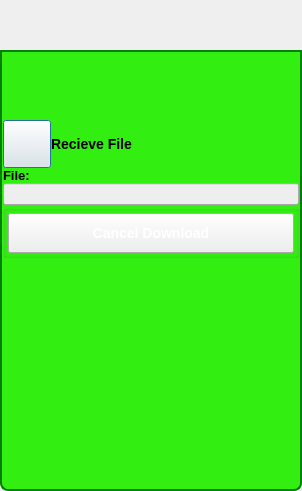
<?xml version="1.0" encoding="UTF-8"?>
<ui version="4.0">
 <class>CancelDownloadDialog</class>
 <widget class="QDialog" name="CancelDownloadDialog">
  <property name="geometry">
   <rect>
    <x>0</x>
    <y>0</y>
    <width>302</width>
    <height>491</height>
   </rect>
  </property>
  <property name="windowTitle">
   <string>Cancel Download</string>
  </property>
  <property name="styleSheet">
   <string notr="true">QDialog#ReplyFileOfferDialog
{   
color: transparent;
background-color: transparent;
border: 1px solid transparent;
border-radius: 8px; 
}

#StyledDlgTitleBox
{   
color: black;
background-color: rgb(50,238,17);
border: 2px solid green;
border-top-left-radius: 8px; 
border-top-right-radius: 8px;
}

#StyledDlgTitleLabel
{   
color: black;
}

#StyledDlgItemsBox
{   
background-color: rgb(50,238,17);
border: 2px solid green;
border-top-color: green; 
border-bottom-left-radius: 8px; 
border-bottom-right-radius: 8px;
}
QPushButton#CancelButton
{
color: white;
font: bold 14px;
border-width: 10;
border-image: url(:/MyP2PWeb/Resources/button_green_normal.png) 10;
padding: -10;
}
QPushButton#CancelButton:pressed
{
border-width: 10;
border-image: url(:/MyP2PWeb/Resources/button_green_pressed.png) 10;
padding: -10;
}

QLabel#PermissionLabel
{
font: bold 14px;
}
QLineEdit#FileNameEdit
{
background-color: rgb(238,238,238);
}
QPlainTextEdit#OfferMsgEdit
{
background-color: rgb(238,238,238);
}</string>
  </property>
  <layout class="QVBoxLayout" name="verticalLayout">
   <property name="spacing">
    <number>0</number>
   </property>
   <property name="leftMargin">
    <number>0</number>
   </property>
   <property name="topMargin">
    <number>0</number>
   </property>
   <property name="rightMargin">
    <number>0</number>
   </property>
   <property name="bottomMargin">
    <number>0</number>
   </property>
   <item>
    <widget class="TitleBarWidget" name="m_TitleBarWidget" native="true">
     <property name="sizePolicy">
      <sizepolicy hsizetype="Preferred" vsizetype="Preferred">
       <horstretch>0</horstretch>
       <verstretch>0</verstretch>
      </sizepolicy>
     </property>
     <property name="minimumSize">
      <size>
       <width>0</width>
       <height>50</height>
      </size>
     </property>
     <property name="maximumSize">
      <size>
       <width>16777215</width>
       <height>103</height>
      </size>
     </property>
    </widget>
   </item>
   <item>
    <widget class="QGroupBox" name="StyledDlgItemsBox">
     <property name="minimumSize">
      <size>
       <width>0</width>
       <height>0</height>
      </size>
     </property>
     <property name="title">
      <string/>
     </property>
     <layout class="QGridLayout" name="gridLayout_2">
      <property name="leftMargin">
       <number>0</number>
      </property>
      <property name="topMargin">
       <number>0</number>
      </property>
      <property name="rightMargin">
       <number>0</number>
      </property>
      <property name="bottomMargin">
       <number>8</number>
      </property>
      <property name="spacing">
       <number>0</number>
      </property>
      <item row="1" column="0">
       <widget class="IdentWidget" name="FriendIdentWidget" native="true">
        <property name="sizePolicy">
         <sizepolicy hsizetype="Preferred" vsizetype="Fixed">
          <horstretch>0</horstretch>
          <verstretch>0</verstretch>
         </sizepolicy>
        </property>
        <property name="minimumSize">
         <size>
          <width>0</width>
          <height>50</height>
         </size>
        </property>
        <property name="maximumSize">
         <size>
          <width>16777215</width>
          <height>50</height>
         </size>
        </property>
       </widget>
      </item>
      <item row="2" column="0">
       <layout class="QHBoxLayout" name="horizontalLayout">
        <item>
         <widget class="VxPushButton" name="PermissionButton">
          <property name="minimumSize">
           <size>
            <width>48</width>
            <height>48</height>
           </size>
          </property>
          <property name="maximumSize">
           <size>
            <width>48</width>
            <height>48</height>
           </size>
          </property>
          <property name="text">
           <string/>
          </property>
          <property name="iconSize">
           <size>
            <width>48</width>
            <height>48</height>
           </size>
          </property>
         </widget>
        </item>
        <item>
         <widget class="QLabel" name="PermissionLabel">
          <property name="text">
           <string>Recieve File</string>
          </property>
         </widget>
        </item>
       </layout>
      </item>
      <item row="3" column="0">
       <widget class="QLabel" name="FileNameLabel">
        <property name="sizePolicy">
         <sizepolicy hsizetype="Expanding" vsizetype="Preferred">
          <horstretch>0</horstretch>
          <verstretch>0</verstretch>
         </sizepolicy>
        </property>
        <property name="font">
         <font>
          <pointsize>10</pointsize>
          <weight>75</weight>
          <bold>true</bold>
         </font>
        </property>
        <property name="text">
         <string>File:</string>
        </property>
        <property name="alignment">
         <set>Qt::AlignBottom|Qt::AlignLeading|Qt::AlignLeft</set>
        </property>
       </widget>
      </item>
      <item row="4" column="0">
       <widget class="QLineEdit" name="FileNameEdit">
        <property name="readOnly">
         <bool>true</bool>
        </property>
       </widget>
      </item>
      <item row="5" column="0">
       <widget class="QGroupBox" name="CmdButtonBox">
        <property name="title">
         <string/>
        </property>
        <layout class="QHBoxLayout" name="horizontalLayout_5">
         <property name="spacing">
          <number>2</number>
         </property>
         <property name="leftMargin">
          <number>2</number>
         </property>
         <property name="topMargin">
          <number>2</number>
         </property>
         <property name="rightMargin">
          <number>2</number>
         </property>
         <property name="bottomMargin">
          <number>2</number>
         </property>
         <item>
          <widget class="VxPushButton" name="CancelButton">
           <property name="minimumSize">
            <size>
             <width>0</width>
             <height>40</height>
            </size>
           </property>
           <property name="text">
            <string>Cancel Download</string>
           </property>
          </widget>
         </item>
        </layout>
       </widget>
      </item>
      <item row="6" column="0">
       <spacer name="verticalSpacer">
        <property name="orientation">
         <enum>Qt::Vertical</enum>
        </property>
        <property name="sizeHint" stdset="0">
         <size>
          <width>20</width>
          <height>40</height>
         </size>
        </property>
       </spacer>
      </item>
      <item row="0" column="0">
       <widget class="QLabel" name="m_StatusLabel">
        <property name="enabled">
         <bool>true</bool>
        </property>
        <property name="text">
         <string notr="true"/>
        </property>
       </widget>
      </item>
     </layout>
    </widget>
   </item>
  </layout>
 </widget>
 <customwidgets>
  <customwidget>
   <class>TitleBarWidget</class>
   <extends>QWidget</extends>
   <header>TitleBarWidget.h</header>
   <container>1</container>
  </customwidget>
  <customwidget>
   <class>IdentWidget</class>
   <extends>QWidget</extends>
   <header location="global">IdentWidget.h</header>
   <container>1</container>
  </customwidget>
  <customwidget>
   <class>VxPushButton</class>
   <extends>QPushButton</extends>
   <header location="global">VxPushButton.h</header>
  </customwidget>
 </customwidgets>
 <resources/>
 <connections/>
</ui>
